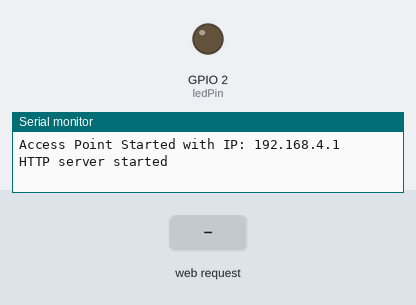
A program run on a simulated ESP32. On the bench: output pins drawn as LEDs (lit = HIGH), the last lines printed to the serial monitor. The inputs (shaded band) are chosen by the test bench.

Above: at 1.2 s.
1.3 s: HTTP request GET /on received
At 2.4 s:
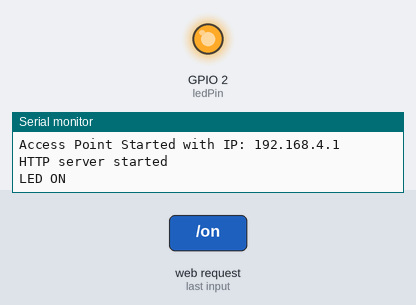
2.8 s: HTTP request GET /off received
At 3.5 s:
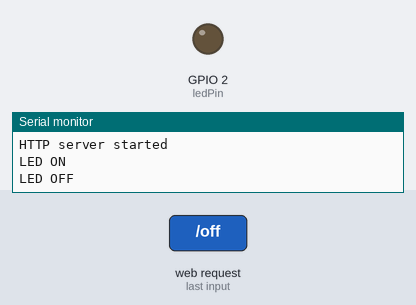
Timing chart, 0 to 5.8 s (numbered marks = the images above; inputs shaded):
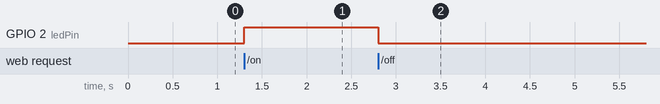

The program:

main.cpp
```cpp
#include <WiFi.h>
#include <WebServer.h>

const char* ssid = "MORE_ESP32";
const char* password = "123456789";
// Define the LED pin
const int ledPin = 2;  // Often GPIO 2 for built-in LED, check your board's documentation


WebServer server(80);  // HTTP server on port 80

// Function declarations
void handleRoot();
void handleOn();
void handleOff();
void ledON();
void ledOFF();

void setup() {
  Serial.begin(115200);
  pinMode(ledPin, OUTPUT);  // Set LED pin as output
  WiFi.softAP(ssid, password);
  IPAddress IP = WiFi.softAPIP();
  Serial.print("Access Point Started with IP: ");
  Serial.println(IP);

  // Configure HTTP routes
  server.on("/", handleRoot);
  server.on("/on", handleOn);
  server.on("/off", handleOff);

  server.begin();
  Serial.println("HTTP server started");
}


void loop() {
  server.handleClient();
}

// Handlers for HTTP requests
void handleRoot() {
  String html = "<!DOCTYPE html><html><head>"
                "<style>"
                "button {"
                "  width: 200px; height: 100px;"  // Set width and height
                "  font-size: 24px;"             // Increase font size
                "  margin: 10px;"                // Add some space around the buttons
                "  cursor: pointer;"             // Cursor changes to pointer on hover
                "}"
                "</style>"
                "</head><body>"
                "<h1>Hello, this server is working</h1>"
                "<button onclick=\"location.href='/on'\">ON</button>"
                "<button onclick=\"location.href='/off'\">OFF</button>"
                "</body></html>";
  server.send(200, "text/html", html);
}


void handleOn() {
  ledON();
  server.sendHeader("Location", "/", true);
  server.send(302, "text/plain", "");  // Redirect to root
}

void handleOff() {
  ledOFF();
  server.sendHeader("Location", "/", true);
  server.send(302, "text/plain", "");  // Redirect to root
}

void ledON() {
  Serial.println("LED ON");
  digitalWrite(ledPin, HIGH);  // Turn LED on
}

void ledOFF() {
  Serial.println("LED OFF");
  digitalWrite(ledPin, LOW);  // Turn LED off
}
```

Measured:
- after the input at 1.3 s, GPIO 2 (ledPin): LOW → HIGH at once
- after the input at 2.8 s, GPIO 2 (ledPin): HIGH → LOW at once
